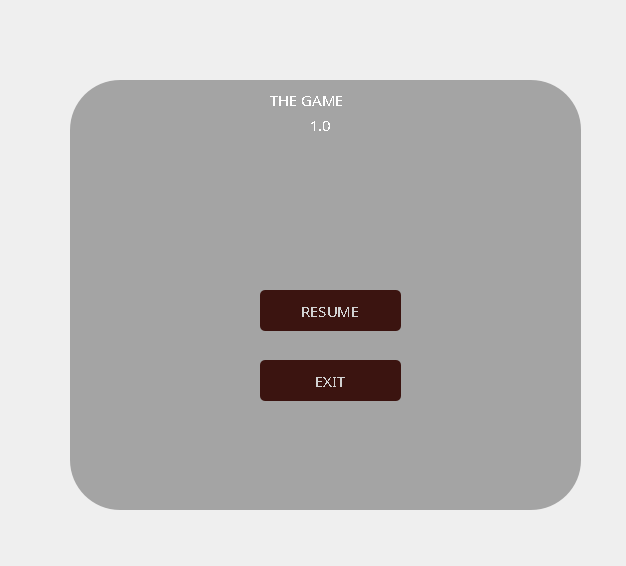
<?xml version="1.0" encoding="UTF-8"?>
<ui version="4.0">
 <class>Dialog</class>
 <widget class="QDialog" name="Dialog">
  <property name="geometry">
   <rect>
    <x>0</x>
    <y>0</y>
    <width>626</width>
    <height>566</height>
   </rect>
  </property>
  <property name="windowTitle">
   <string>Dialog</string>
  </property>
  <widget class="QWidget" name="widget" native="true">
   <property name="geometry">
    <rect>
     <x>10</x>
     <y>50</y>
     <width>600</width>
     <height>500</height>
    </rect>
   </property>
   <property name="font">
    <font>
     <family>Super Legend Boy</family>
     <pointsize>11</pointsize>
     <weight>50</weight>
     <italic>false</italic>
     <bold>false</bold>
     <underline>false</underline>
     <strikeout>false</strikeout>
     <stylestrategy>NoAntialias</stylestrategy>
     <kerning>false</kerning>
    </font>
   </property>
   <property name="styleSheet">
    <string notr="true">font: 11pt &quot;Super Legend Boy&quot;;</string>
   </property>
   <widget class="QLabel" name="label">
    <property name="geometry">
     <rect>
      <x>40</x>
      <y>30</y>
      <width>280</width>
      <height>430</height>
     </rect>
    </property>
    <property name="styleSheet">
     <string notr="true">border-image: url(:/images/background.jpg);
border-top-left-radius: 50px;</string>
    </property>
    <property name="text">
     <string/>
    </property>
   </widget>
   <widget class="QLabel" name="label_2">
    <property name="geometry">
     <rect>
      <x>60</x>
      <y>30</y>
      <width>511</width>
      <height>430</height>
     </rect>
    </property>
    <property name="styleSheet">
     <string notr="true">background-color:rgba(0, 0, 0, 80);
border-radius: 50px;

</string>
    </property>
    <property name="text">
     <string/>
    </property>
   </widget>
   <widget class="QLabel" name="label_7">
    <property name="geometry">
     <rect>
      <x>260</x>
      <y>30</y>
      <width>121</width>
      <height>40</height>
     </rect>
    </property>
    <property name="font">
     <font>
      <family>Super Legend Boy</family>
      <pointsize>11</pointsize>
      <weight>50</weight>
      <italic>false</italic>
      <bold>false</bold>
     </font>
    </property>
    <property name="styleSheet">
     <string notr="true">color: white;</string>
    </property>
    <property name="text">
     <string>THE GAME</string>
    </property>
   </widget>
   <widget class="QLabel" name="label_8">
    <property name="geometry">
     <rect>
      <x>300</x>
      <y>50</y>
      <width>41</width>
      <height>50</height>
     </rect>
    </property>
    <property name="font">
     <font>
      <family>Super Legend Boy</family>
      <pointsize>11</pointsize>
      <weight>50</weight>
      <italic>false</italic>
      <bold>false</bold>
     </font>
    </property>
    <property name="styleSheet">
     <string notr="true">color: white;</string>
    </property>
    <property name="text">
     <string>1.0</string>
    </property>
   </widget>
   <widget class="QPushButton" name="resume">
    <property name="geometry">
     <rect>
      <x>250</x>
      <y>240</y>
      <width>141</width>
      <height>41</height>
     </rect>
    </property>
    <property name="styleSheet">
     <string notr="true">QPushButton{
background-color: #3b1410;
color:rgba(255, 255, 255, 210);
border-radius:5px;
}

QPushButton:hover{
background-color: #562926;
}


</string>
    </property>
    <property name="text">
     <string>RESUME</string>
    </property>
   </widget>
   <widget class="QPushButton" name="x">
    <property name="geometry">
     <rect>
      <x>250</x>
      <y>310</y>
      <width>141</width>
      <height>41</height>
     </rect>
    </property>
    <property name="styleSheet">
     <string notr="true">QPushButton{
background-color: #3b1410;
color:rgba(255, 255, 255, 210);
border-radius:5px;
}

QPushButton:hover{
background-color: #562926;
}


</string>
    </property>
    <property name="text">
     <string>EXIT</string>
    </property>
   </widget>
  </widget>
 </widget>
 <resources/>
 <connections/>
</ui>
